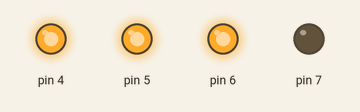
The sketch below on a simulated Arduino Uno, built with avr-gcc and run on an emulated ATmega328P. Shown: output pins drawn as LEDs (lit = HIGH).

Above: at 0.5 s.
At 1.2 s:
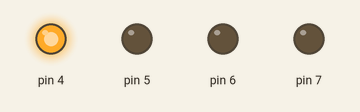
Timing chart, 0 to 3.0 s (numbered marks = the images above):
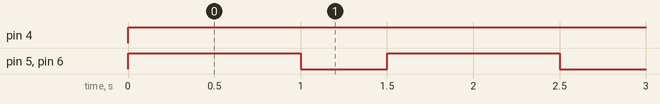

The sketch:

PremierTestRP5.pde
```cpp
/**
 * Premier test du RP5 à chenilles
 *
 * avance et recule puis tourne
 *
 * matériel : une Romeo (driver L298)
 */

void setup()
{
 // sur la carte Roméo, le moteur A est sur D4 et D5
 // et le moteur B est sur D6 et D7
 pinMode(4,OUTPUT);
 pinMode(5,OUTPUT);
 pinMode(6,OUTPUT);
 pinMode(7,OUTPUT);
}

void loop()
{
  // mettre en route
  digitalWrite(5,HIGH); // enable
  digitalWrite(6,HIGH); // enable
  // avancer
  digitalWrite(4,HIGH); //
  digitalWrite(7,LOW); //
  // attendre
  delay(1000);
  // arrêter
  digitalWrite(5,LOW); // disable
  digitalWrite(6,LOW); // disable
  // attendre
  delay(500);

}
```

Measured:
- by itself, pin 4: LOW → HIGH at 0.00 s
- by itself, pin 5, pin 6: alternates HIGH for 1.0 s and LOW for 0.50 s
